Frame 1 (no input): blank canvas, image omitted
Frame 60 (no input): blank canvas, image omitted
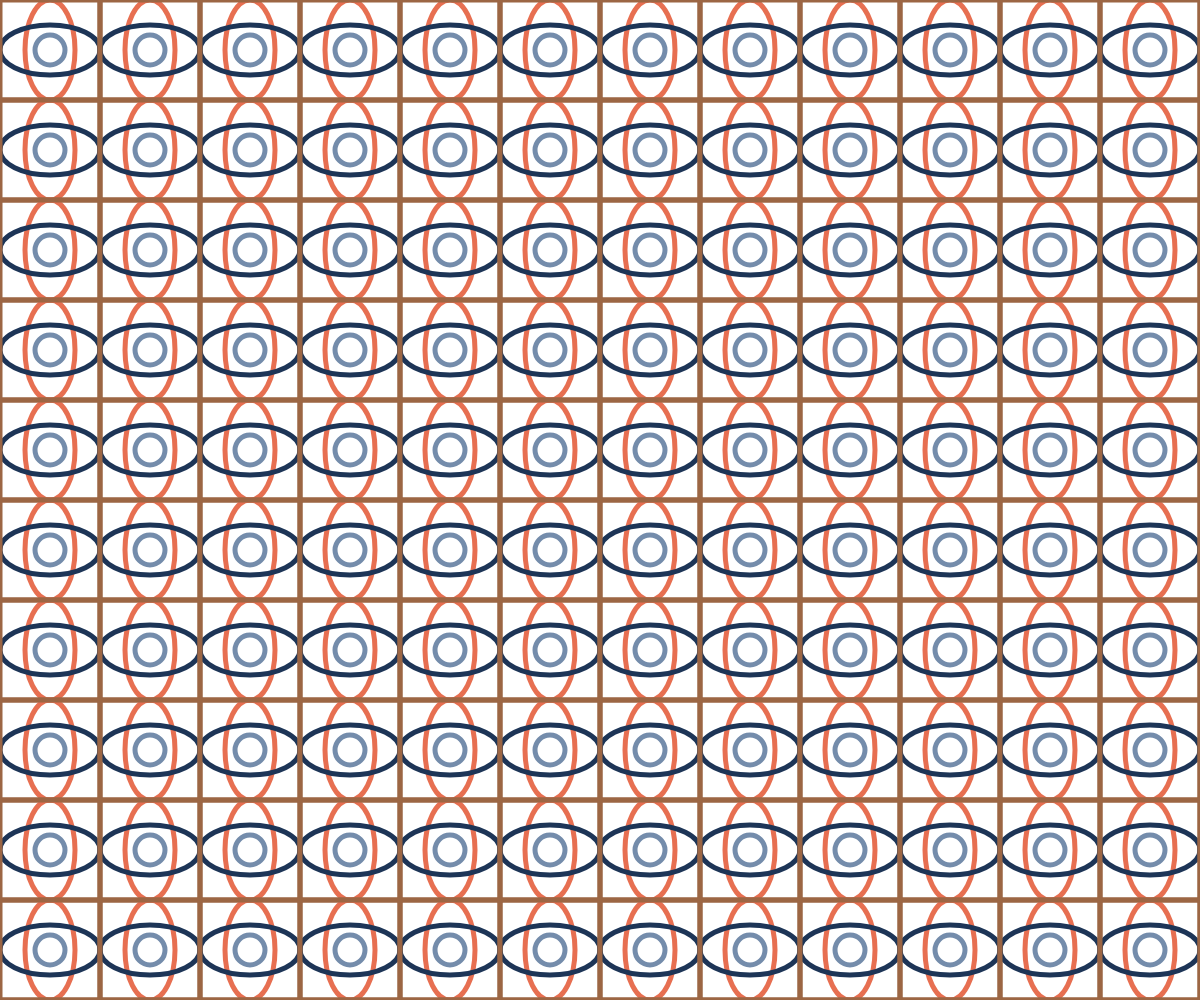
Frame 120 (the mouse pressed at the canvas centre since frame 60)

The p5.js sketch whose frames 1 and 60 were blank and that drew this single picture after the mouse press (run headless with seeded random() and noise() and a simulated clock; from frame 60 on, the mouse is pressed at the canvas centre):

// p5.js sketch
// ── sketch.js
function setup() {
  createCanvas(windowWidth, windowHeight);
}

function draw() {
  background(255); //設定背景是白的
  noFill() //不要填滿圖形的顏色
  rectMode(CENTER) //設定畫方框時，我輸入的座標會是方框的中心點

  x = (mouseX+mouseY)/(width+height)*2 //設計成只要滑鼠X軸和Y軸只要有增加，圖形就會變大，反之變小
  y = (mouseX+mouseY)/(width+height)*2 //讓圖形的線條大小會隨滑鼠的X軸和Y軸增加而變粗，反之變細

  for(var i=0;i<int(width/50);i++) //設定迴圈的數字，讓i不會大於畫面寬除以50 EX:畫面寬800，i最大到17
  {
    for(var f=0;f<int(height/50);f++) //設定迴圈的數字，讓f不會大於畫面高除以50 EX:畫面高800，f最大到17
  {

    strokeWeight(5*y) //套入變數y這樣線條大小就會依照滑鼠y軸產生變化

    stroke("#e76f51")
    //下面圖形大小的部分加入變數x，這樣圖形就會依照滑鼠X軸產生變化
    ellipse(50+(i*100),50+(f*100),50*x,100*x) 
    stroke("#1d3557")
    ellipse(50+(i*100),50+(f*100),100*x,50*x)
    stroke("#748cab")
    ellipse(50+(i*100),50+(f*100),30*x)
    stroke("#9c6644")
    rect(50+(i*100),50+(f*100),100*x)
  }
  }

}
